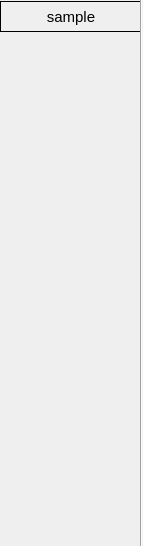
<?xml version="1.0" encoding="UTF-8"?>
<ui version="4.0">
 <class>Form</class>
 <widget class="caFrame" name="Form">
  <property name="geometry">
   <rect>
    <x>0</x>
    <y>0</y>
    <width>143</width>
    <height>546</height>
   </rect>
  </property>
  <property name="windowTitle">
   <string>Form</string>
  </property>
  <property name="background">
   <color>
    <red>75</red>
    <green>75</green>
    <blue>75</blue>
   </color>
  </property>
  <property name="backgroundMode">
   <enum>caFrame::Filled</enum>
  </property>
  <widget class="caLabel" name="calabel_8">
   <property name="geometry">
    <rect>
     <x>0</x>
     <y>1</y>
     <width>142</width>
     <height>31</height>
    </rect>
   </property>
   <property name="font">
    <font>
     <pointsize>11</pointsize>
    </font>
   </property>
   <property name="frameShape">
    <enum>QFrame::Box</enum>
   </property>
   <property name="text">
    <string>sample</string>
   </property>
   <property name="alignment">
    <set>Qt::AlignCenter</set>
   </property>
   <property name="foreground">
    <color>
     <red>0</red>
     <green>0</green>
     <blue>0</blue>
    </color>
   </property>
   <property name="background">
    <color>
     <red>177</red>
     <green>177</green>
     <blue>181</blue>
    </color>
   </property>
  </widget>
  <widget class="Line" name="line">
   <property name="geometry">
    <rect>
     <x>120</x>
     <y>-22</y>
     <width>42</width>
     <height>591</height>
    </rect>
   </property>
   <property name="orientation">
    <enum>Qt::Vertical</enum>
   </property>
  </widget>
  <widget class="caLabel" name="calabel_42">
   <property name="geometry">
    <rect>
     <x>-10</x>
     <y>430</y>
     <width>31</width>
     <height>31</height>
    </rect>
   </property>
   <property name="font">
    <font>
     <pointsize>12</pointsize>
    </font>
   </property>
   <property name="text">
    <string>y</string>
   </property>
   <property name="foreground">
    <color>
     <red>214</red>
     <green>214</green>
     <blue>214</blue>
    </color>
   </property>
   <property name="background">
    <color alpha="0">
     <red>160</red>
     <green>160</green>
     <blue>164</blue>
    </color>
   </property>
  </widget>
  <widget class="caLabel" name="calabel_56">
   <property name="geometry">
    <rect>
     <x>-10</x>
     <y>260</y>
     <width>31</width>
     <height>31</height>
    </rect>
   </property>
   <property name="font">
    <font>
     <pointsize>12</pointsize>
    </font>
   </property>
   <property name="text">
    <string>x</string>
   </property>
   <property name="foreground">
    <color>
     <red>214</red>
     <green>214</green>
     <blue>214</blue>
    </color>
   </property>
   <property name="background">
    <color alpha="0">
     <red>160</red>
     <green>160</green>
     <blue>164</blue>
    </color>
   </property>
  </widget>
  <widget class="caLabel" name="calabel_57">
   <property name="geometry">
    <rect>
     <x>-12</x>
     <y>107</y>
     <width>31</width>
     <height>31</height>
    </rect>
   </property>
   <property name="font">
    <font>
     <pointsize>12</pointsize>
    </font>
   </property>
   <property name="text">
    <string>z</string>
   </property>
   <property name="foreground">
    <color>
     <red>214</red>
     <green>214</green>
     <blue>214</blue>
    </color>
   </property>
   <property name="background">
    <color alpha="0">
     <red>160</red>
     <green>160</green>
     <blue>164</blue>
    </color>
   </property>
  </widget>
  <widget class="caInclude" name="cainclude">
   <property name="geometry">
    <rect>
     <x>28</x>
     <y>375</y>
     <width>101</width>
     <height>161</height>
    </rect>
   </property>
   <property name="macro">
    <string notr="true">P=NEW:, M=m99</string>
   </property>
   <property name="filename" stdset="0">
    <string notr="true">./beamline/motor.ui</string>
   </property>
  </widget>
 </widget>
 <customwidgets>
  <customwidget>
   <class>caFrame</class>
   <extends>QFrame</extends>
   <header>caFrame</header>
   <container>1</container>
  </customwidget>
  <customwidget>
   <class>caLabel</class>
   <extends>QLabel</extends>
   <header>caLabel</header>
  </customwidget>
  <customwidget>
   <class>caInclude</class>
   <extends>QWidget</extends>
   <header>caInclude</header>
  </customwidget>
 </customwidgets>
 <resources/>
 <connections/>
</ui>
